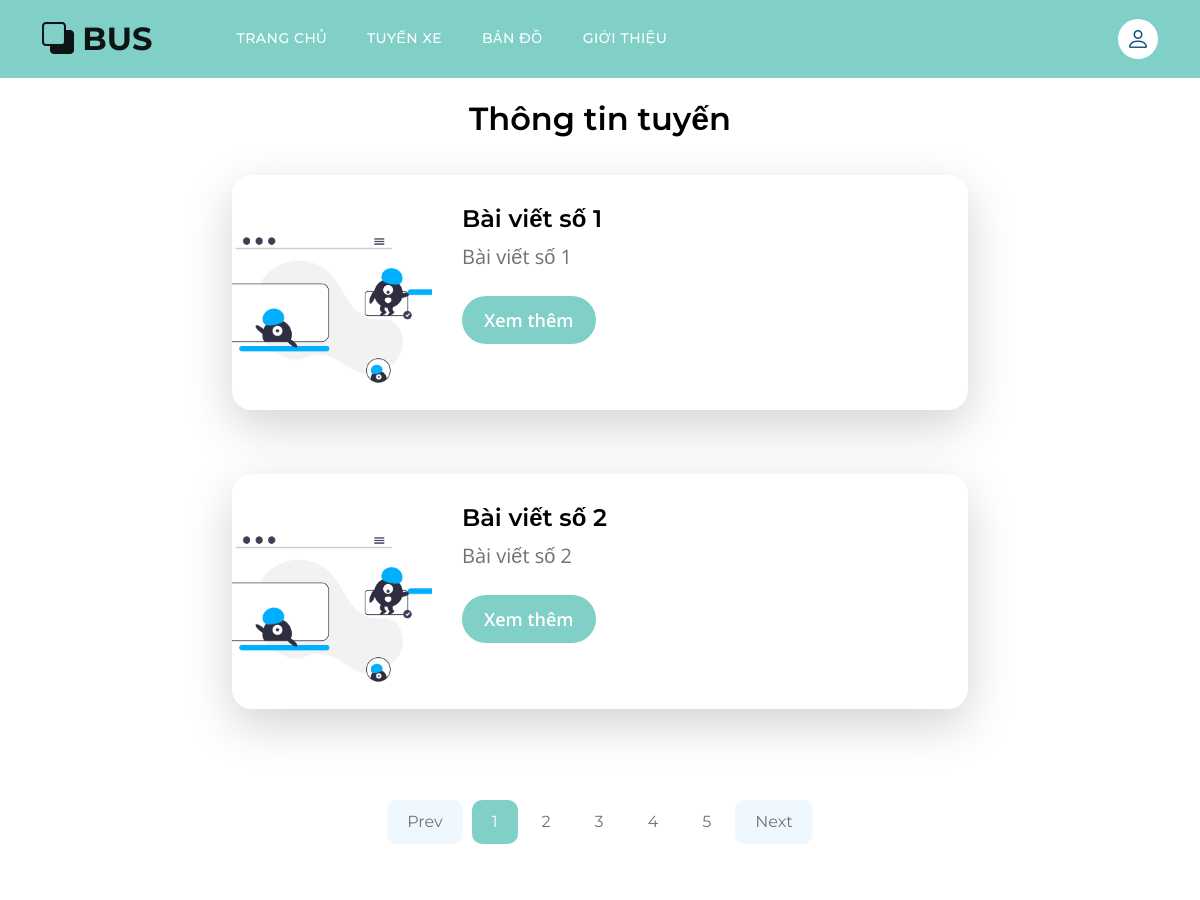
Page /bai-viet/ (upper part) on the earlier database version.
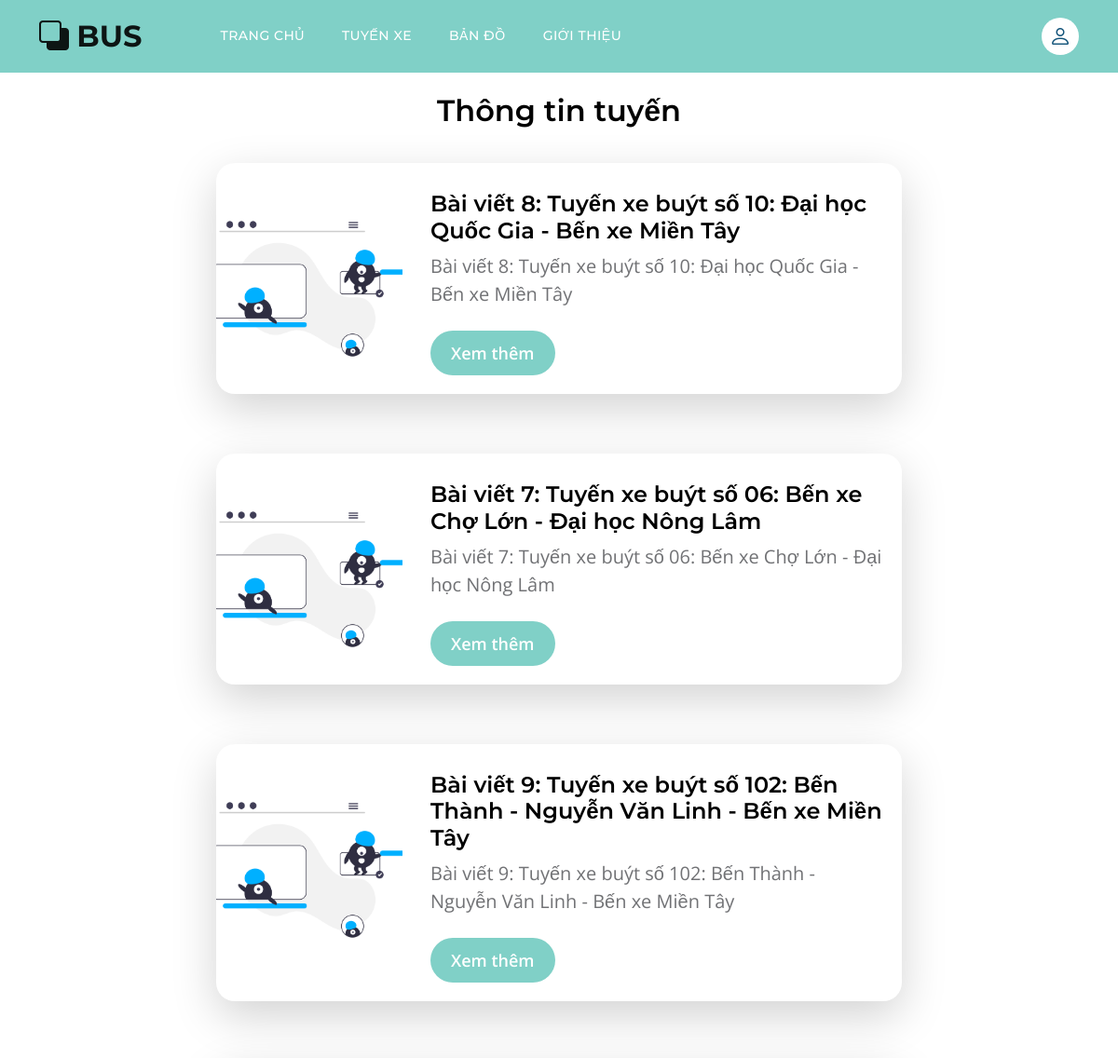
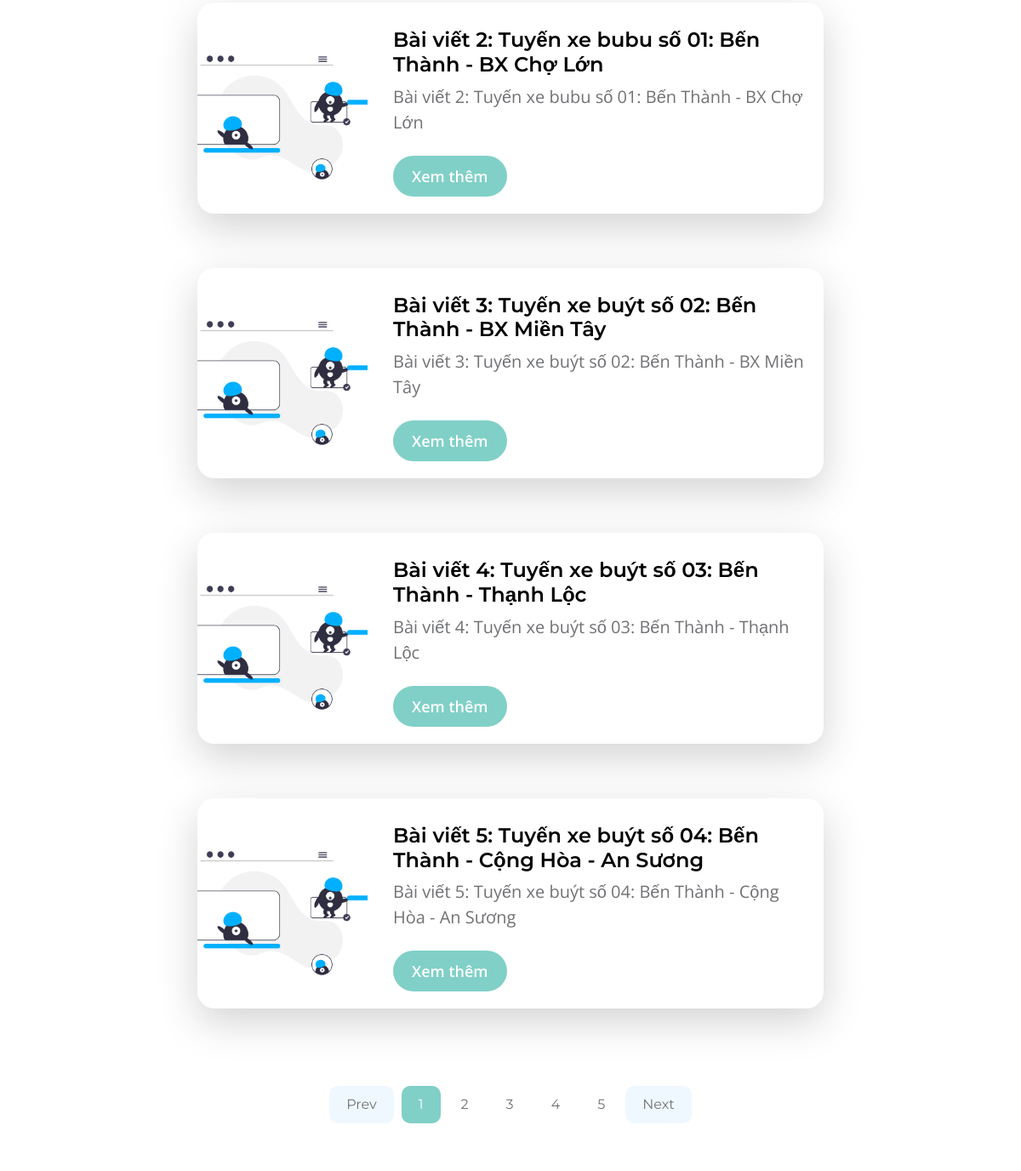
Same page on the later database version (2 pictures, top to bottom).
### posts/models.py (models this page shows, shortened)
class Post(models.Model):
    title = models.CharField(max_length=100)
    body = models.TextField()
    slug = models.SlugField(unique=True)
    date = models.DateTimeField(auto_now_add=True)
    points_outbound = models.JSONField(default=list, blank=True)
    points_inbound = models.JSONField(default=list, blank=True)

### posts/views.py (the view)
# urls.py: path("", views.post_list, name="list"),
def post_list(request):
    posts = Post.objects.all().order_by("-date")
    return render(request, "posts/post_list.html", {"posts": posts})

### posts/templates/posts/post_list.html
{% extends "index.html" %}
{% load static %}
{% block content %}
<section class="section-padding">
    <div class="container">
        <div class="row">
            <div class="col-lg-12 col-12 text-center">
                <h3 class="mb-4">Thông tin tuyến</h3>
            </div>
            {% for post in posts %}
            <div class="col-lg-8 col-12 mt-3 mx-auto">
                <div class="custom-block custom-block-topics-listing bg-white shadow-lg mb-5">
                    <div class="d-flex">
                        <img src="{% static "images/topics/undraw_Remote_design_team_re_urdx.png" %}" class="custom-block-image img-fluid" alt="">
                        <div class="custom-block-topics-listing-info d-flex">
                            <div>
                                <h5 class="mb-2">{{ post.title }}</h5>
                                <p class="mb-0">{{ post.title }}</p>
                                <a href="{% url "posts:page" slug=post.slug %}" class="btn custom-btn mt-3 mt-lg-4">Xem thêm</a>
                            </div>
                        </div>
                    </div>
                </div>
            </div>
            {% endfor %}
            <div class="col-lg-12 col-12">
                <nav aria-label="Page navigation example">
                    <ul class="pagination justify-content-center mb-0">
                        <li class="page-item">
                            <a class="page-link" href="#" aria-label="Previous">
                                <span aria-hidden="true">Prev</span>
                            </a>
                        </li>
                        <li class="page-item active" aria-current="page">
                            <a class="page-link" href="#">1</a>
                        </li>
                        <li class="page-item">
                            <a class="page-link" href="#">2</a>
                        </li>
                        <li class="page-item">
                            <a class="page-link" href="#">3</a>
                        </li>
                        <li class="page-item">
                            <a class="page-link" href="#">4</a>
                        </li>
                        <li class="page-item">
                            <a class="page-link" href="#">5</a>
                        </li>
                        <li class="page-item">
                            <a class="page-link" href="#" aria-label="Next">
                                <span aria-hidden="true">Next</span>
                            </a>
                        </li>
                    </ul>
                </nav>
            </div>
        </div>
    </div>
</section>
{% endblock %}

Differences in the rows shown:
added Post: title "Bài viết 8: Tuyến xe buýt số 10: Đại học Quốc Gia - Bến xe Miền Tây"
added Post: title "Bài viết 7: Tuyến xe buýt số 06: Bến xe Chợ Lớn - Đại học Nông Lâm"
added Post: title "Bài viết 9: Tuyến xe buýt số 102: Bến Thành - Nguyễn Văn Linh - Bến xe Miền Tây"
added Post: title "Bài viết 2: Tuyến xe bubu số 01: Bến Thành - BX Chợ Lớn"
added Post: title "Bài viết 3: Tuyến xe buýt số 02: Bến Thành - BX Miền Tây"
changed Post: title "Bài viết số 1" → "Bài viết 4: Tuyến xe buýt số 03: Bến Thành - Thạnh Lộc"
changed Post: title "Bài viết số 2" → "Bài viết 5: Tuyến xe buýt số 04: Bến Thành - Cộng Hòa - An Sương"
